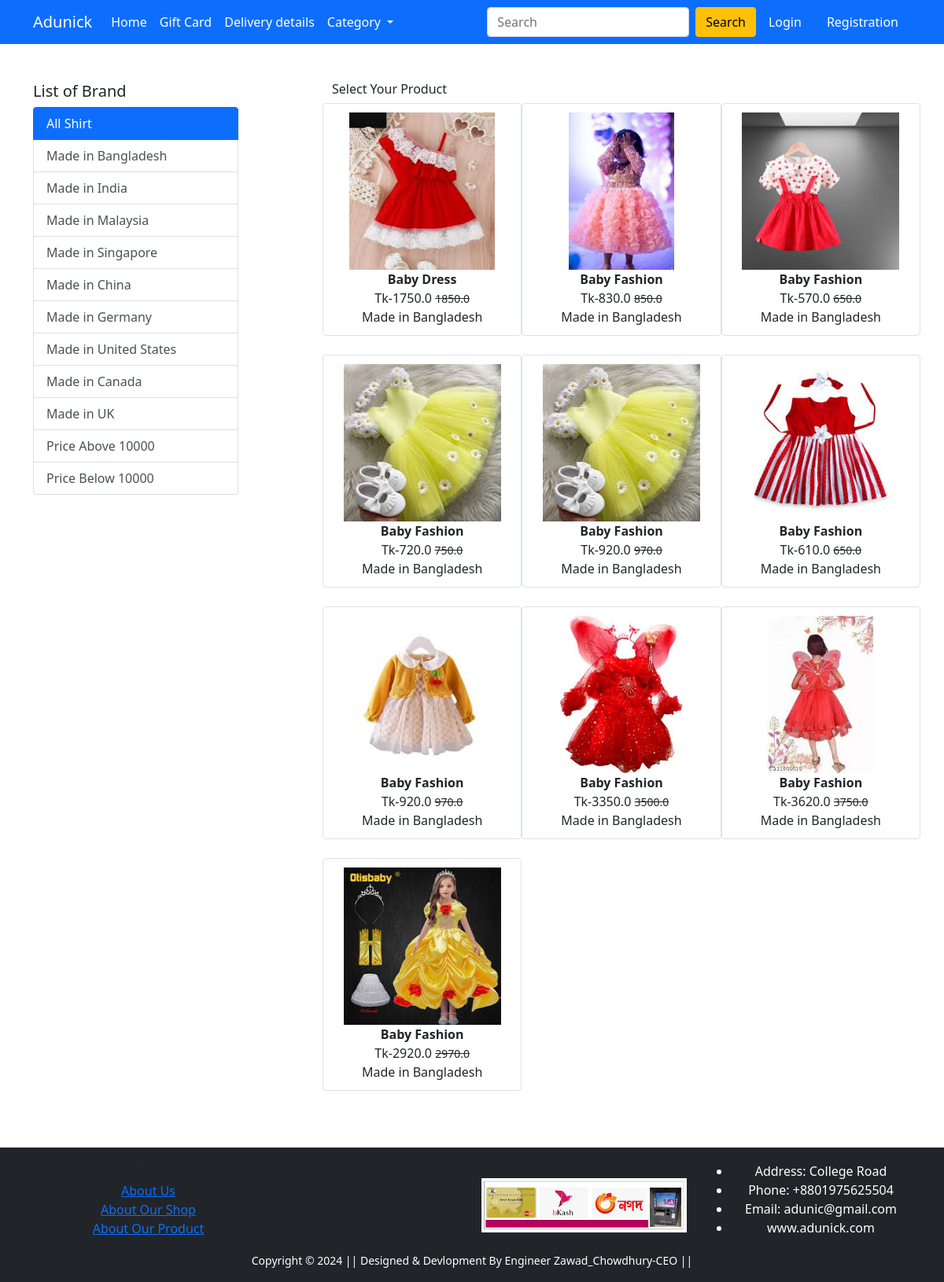
The page /Baby_Fashion/ on the database its author committed.
### Shop/models.py (models this page shows, shortened)
class Product(models.Model):
    title=models.CharField(max_length=100)
    selling_price=models.FloatField()
    discounted_price=models.FloatField()
    description=models.TextField()
    brand=models.CharField(max_length=100)
    category=models.CharField(choices=CATEGORY_CHOICES,max_length=200)
    product_image=models.ImageField(upload_to='product_img')

### Shop/views.py (the view)
# urls.py: path('Baby_Fashion/', views.Baby_Fashion, name='Baby_Fashion'),
def Baby_Fashion(request,data=None):
     if data==None:
          Baby_Fashion=Product.objects.filter(category='BFN')
     elif data=='Made_in_Bangladesh' or data=='Made_in_India' or data=='Made_in_Malaysia' or data=='Made_in_Singapore' or data=='Made_in_China' or data=='Made_in_Germany' or data=='Made_in_United_States' or data=='Made_in_Canada'or data=='Made_in_UK' :
          Baby_Fashion=Product.objects.filter(category='BFN').filter(brand=data)
     elif data=='below':
          Baby_Fashion=Product.objects.filter(category='BFN').filter(discounted_price__lt=10000)
     elif data=='above':
          Baby_Fashion=Product.objects.filter(category='BFN').filter(discounted_price__gt=10000)
     return render(request, 'Shop/Baby_Fashion.html',{'Baby_Fashion':Baby_Fashion})

### Shop/templates/Shop/Baby_Fashion.html (shortened to what this page needs)
{% extends 'Shop/base.html' %}
{% load static %}
{% block main-content %}
<div class="container my-5">
    <div class="row">
        <div class="col-sm-3">
            <h5>List of Brand</h5>
            <div class="list-group">
                <a href="{% url 'Baby_Fashion'%}" class="list-group-item list-group-item-action active" aria-current="true">All Shirt</a>
                <a href="{% url 'Baby_Fashion_item' 'Made_in_Bangladesh' %}" class="list-group-item list-group-item-action" aria-current="True">Made in Bangladesh</a>
                <a href="{% url 'Baby_Fashion_item' 'Made_in_India' %}" class="list-group-item list-group-item-action" aria-current="True">Made in India</a>
                <a href="{% url 'Baby_Fashion_item' 'Made_in_Malaysia' %}" class="list-group-item list-group-item-action" aria-current="True">Made in Malaysia</a>
                <a href="{% url 'Baby_Fashion_item' 'Made_in_Singapore' %}" class="list-group-item list-group-item-action" aria-current="True">Made in Singapore</a>
                <a href="{% url 'Baby_Fashion_item' 'Made_in_China' %}" class="list-group-item list-group-item-action" aria-current="True">Made in China</a>
                <a href="{% url 'Baby_Fashion_item' 'Made_in_Germany' %}" class="list-group-item list-group-item-action" aria-current="True">Made in Germany</a>
                <a href="{% url 'Baby_Fashion_item' 'Made_in_United_States' %}" class="list-group-item list-group-item-action" aria-current="True">Made in United States</a>
                <a href="{% url 'Baby_Fashion_item' 'Made_in_Canada' %}" class="list-group-item list-group-item-action" aria-current="True">Made in Canada</a>
                <a href="{% url 'Baby_Fashion_item' 'Made_in_UK' %}" class="list-group-item list-group-item-action" aria-current="True">Made in UK</a>
                <a href="{% url 'Baby_Fashion_item' 'above' %}" class="list-group-item list-group-item-action" aria-current="True">Price Above 10000</a>
                <a href="{% url 'Baby_Fashion_item' 'below' %}" class="list-group-item list-group-item-action" aria-current="True">Price Below 10000</a>
            </div>
        </div>
        <div class="col-sm-8 offset-sm-1">
            <h6>Select Your Product</h6>
            <div class="row">
                {% for Product in Baby_Fashion %}
                <div class="col-sm-4 text-center mb-4 img-fluid img-thumbnail">
                    <a href="{% url 'product-detail' Product.id %}" class="btn">
                        <div class="item">
                            <img src="{{Product.product_image.url}}" alt="Product Not Available" height="200" class="">
                            <div class="fw-bold">{{Product.title}}</div>
                            <div>Tk-{{Product.discounted_price}}
                                <small class="fw-light text-decoration-line-through">{{Product.selling_price}}</small>
                                <br>
                                {{Product.brand}}
                            </div>
                        </div>
                    </a>
                </div>
                {% endfor %}
            </div>
        </div>
    </div>
</div>
{% endblock main-content %}

### rows shown on the page
Product: product_image (picture), title "Baby Dress", discounted_price "1750.0", selling_price "1850.0", brand "Made in Bangladesh"
Product: product_image (picture), title "Baby Fashion", discounted_price "830.0", selling_price "850.0", brand "Made in Bangladesh"
Product: product_image (picture), title "Baby Fashion", discounted_price "570.0", selling_price "650.0", brand "Made in Bangladesh"
Product: product_image (picture), title "Baby Fashion", discounted_price "720.0", selling_price "750.0", brand "Made in Bangladesh"
Product: product_image (picture), title "Baby Fashion", discounted_price "920.0", selling_price "970.0", brand "Made in Bangladesh"
Product: product_image (picture), title "Baby Fashion", discounted_price "610.0", selling_price "650.0", brand "Made in Bangladesh"
Product: product_image (picture), title "Baby Fashion", discounted_price "920.0", selling_price "970.0", brand "Made in Bangladesh"
Product: product_image (picture), title "Baby Fashion", discounted_price "3350.0", selling_price "3500.0", brand "Made in Bangladesh"
Product: product_image (picture), title "Baby Fashion", discounted_price "3620.0", selling_price "3750.0", brand "Made in Bangladesh"
Product: product_image (picture), title "Baby Fashion", discounted_price "2920.0", selling_price "2970.0", brand "Made in Bangladesh"
